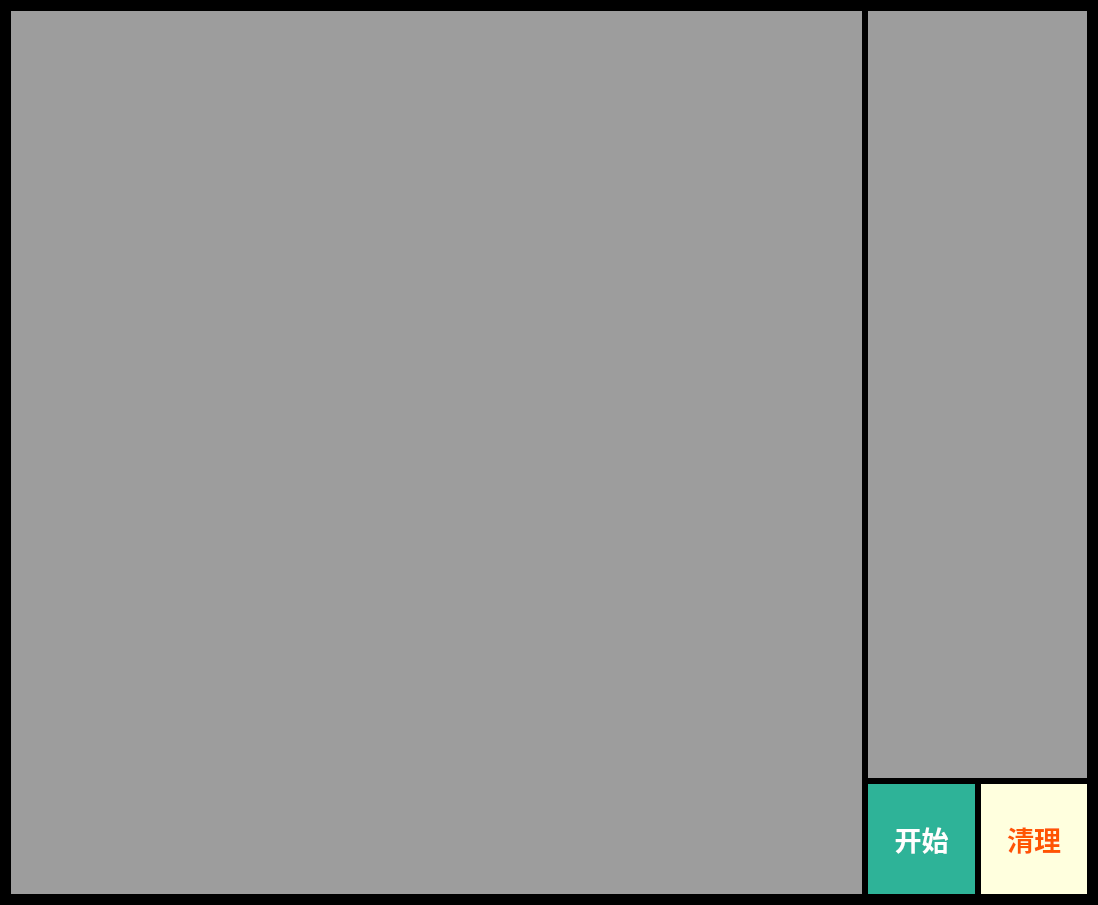
<?xml version="1.0" encoding="UTF-8"?>
<ui version="4.0">
 <class>Form</class>
 <widget class="QWidget" name="Form">
  <property name="geometry">
   <rect>
    <x>0</x>
    <y>0</y>
    <width>1098</width>
    <height>905</height>
   </rect>
  </property>
  <property name="sizePolicy">
   <sizepolicy hsizetype="Fixed" vsizetype="Fixed">
    <horstretch>0</horstretch>
    <verstretch>0</verstretch>
   </sizepolicy>
  </property>
  <property name="windowTitle">
   <string>中奖了，中奖了，金星买来送你呀</string>
  </property>
  <property name="styleSheet">
   <string notr="true">background-color: black;
color: white</string>
  </property>
  <property name="locale">
   <locale language="Chinese" country="China"/>
  </property>
  <layout class="QGridLayout" name="gridLayout" rowstretch="7,1" columnstretch="8,1,1">
   <item row="1" column="2">
    <widget class="QPushButton" name="ResetButton">
     <property name="sizePolicy">
      <sizepolicy hsizetype="Expanding" vsizetype="Expanding">
       <horstretch>0</horstretch>
       <verstretch>0</verstretch>
      </sizepolicy>
     </property>
     <property name="font">
      <font>
       <pointsize>20</pointsize>
       <weight>75</weight>
       <bold>true</bold>
      </font>
     </property>
     <property name="styleSheet">
      <string notr="true">background-color: rgb(255, 255, 222);
color: rgb(255, 85, 0);
border: black</string>
     </property>
     <property name="text">
      <string>清理</string>
     </property>
     <property name="iconSize">
      <size>
       <width>16</width>
       <height>16</height>
      </size>
     </property>
    </widget>
   </item>
   <item row="1" column="1">
    <widget class="QPushButton" name="StartButton">
     <property name="sizePolicy">
      <sizepolicy hsizetype="Expanding" vsizetype="Expanding">
       <horstretch>0</horstretch>
       <verstretch>0</verstretch>
      </sizepolicy>
     </property>
     <property name="font">
      <font>
       <pointsize>20</pointsize>
       <weight>75</weight>
       <bold>true</bold>
      </font>
     </property>
     <property name="styleSheet">
      <string notr="true">background-color: rgb(46, 179, 152);
color: white;
border: black</string>
     </property>
     <property name="text">
      <string>开始</string>
     </property>
    </widget>
   </item>
   <item row="0" column="1" colspan="2">
    <widget class="QTableWidget" name="tableWidget">
     <property name="font">
      <font>
       <pointsize>12</pointsize>
       <weight>75</weight>
       <bold>true</bold>
      </font>
     </property>
     <property name="layoutDirection">
      <enum>Qt::LeftToRight</enum>
     </property>
     <property name="styleSheet">
      <string notr="true">background-color:rgb(157, 157, 157);
color: white;
border: black</string>
     </property>
     <property name="frameShape">
      <enum>QFrame::StyledPanel</enum>
     </property>
     <property name="editTriggers">
      <set>QAbstractItemView::NoEditTriggers</set>
     </property>
     <property name="tabKeyNavigation">
      <bool>false</bool>
     </property>
     <property name="selectionMode">
      <enum>QAbstractItemView::NoSelection</enum>
     </property>
     <property name="textElideMode">
      <enum>Qt::ElideRight</enum>
     </property>
     <property name="showGrid">
      <bool>false</bool>
     </property>
     <property name="wordWrap">
      <bool>true</bool>
     </property>
     <property name="rowCount">
      <number>20</number>
     </property>
     <property name="columnCount">
      <number>2</number>
     </property>
     <attribute name="horizontalHeaderVisible">
      <bool>false</bool>
     </attribute>
     <attribute name="horizontalHeaderCascadingSectionResizes">
      <bool>true</bool>
     </attribute>
     <attribute name="horizontalHeaderDefaultSectionSize">
      <number>90</number>
     </attribute>
     <attribute name="horizontalHeaderHighlightSections">
      <bool>false</bool>
     </attribute>
     <attribute name="verticalHeaderVisible">
      <bool>false</bool>
     </attribute>
     <attribute name="verticalHeaderHighlightSections">
      <bool>false</bool>
     </attribute>
     <row/>
     <row/>
     <row/>
     <row/>
     <row/>
     <row/>
     <row/>
     <row/>
     <row/>
     <row/>
     <row/>
     <row/>
     <row/>
     <row/>
     <row/>
     <row/>
     <row/>
     <row/>
     <row/>
     <row/>
     <column>
      <property name="text">
       <string>New Column</string>
      </property>
     </column>
     <column/>
     <item row="0" column="0">
      <property name="text">
       <string/>
      </property>
     </item>
     <item row="0" column="1">
      <property name="text">
       <string/>
      </property>
     </item>
    </widget>
   </item>
   <item row="0" column="0" rowspan="2">
    <widget class="QListWidget" name="listWidget">
     <property name="sizePolicy">
      <sizepolicy hsizetype="Expanding" vsizetype="Expanding">
       <horstretch>0</horstretch>
       <verstretch>0</verstretch>
      </sizepolicy>
     </property>
     <property name="font">
      <font>
       <pointsize>18</pointsize>
       <weight>75</weight>
       <bold>true</bold>
      </font>
     </property>
     <property name="styleSheet">
      <string notr="true">background-color: rgb(157, 157, 157);
color: white;
border: black</string>
     </property>
     <property name="verticalScrollBarPolicy">
      <enum>Qt::ScrollBarAlwaysOff</enum>
     </property>
     <property name="horizontalScrollBarPolicy">
      <enum>Qt::ScrollBarAlwaysOff</enum>
     </property>
     <property name="sizeAdjustPolicy">
      <enum>QAbstractScrollArea::AdjustIgnored</enum>
     </property>
     <property name="autoScroll">
      <bool>false</bool>
     </property>
     <property name="editTriggers">
      <set>QAbstractItemView::NoEditTriggers</set>
     </property>
     <property name="selectionMode">
      <enum>QAbstractItemView::SingleSelection</enum>
     </property>
     <property name="batchSize">
      <number>34</number>
     </property>
     <property name="itemAlignment">
      <set>Qt::AlignTop</set>
     </property>
    </widget>
   </item>
  </layout>
 </widget>
 <resources/>
 <connections/>
</ui>
